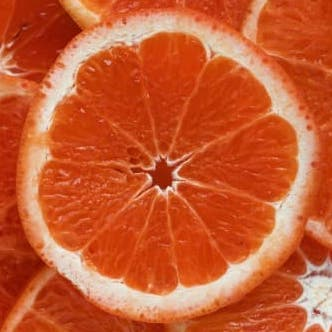
#> input picture TP1/Exercice2/test.jpg, 332 x 332 px
$ python programme1.py ../Exercice2/test.jpg
#> lines starting #> are read from the running program, lines starting #| are printed output that depends on the picture
import cv2 as cv
import sys

if len(sys.argv) != 2:
    sys.exit("Image path missing.")

img = cv.imread(cv.samples.findFile(sys.argv[1]))
#> img is the input picture: shape (332, 332, 3); mean B, G, R 49.1, 91.1, 200
if img is None:
    sys.exit("Could not read the image.")
dimensions = img.shape
#> dimensions = (332, 332, 3)
height = dimensions[0]
#> height = 332
width = dimensions[1]
#> width = 332
channels = dimensions[2]
#> channels = 3
print("Hauteur : ",height)
#| Hauteur :  332
print("Largeur : ",width)
#| Largeur :  332
print("Nombre de canaux : ",channels)
#| Nombre de canaux :  3
b,g,r = cv.split(img)
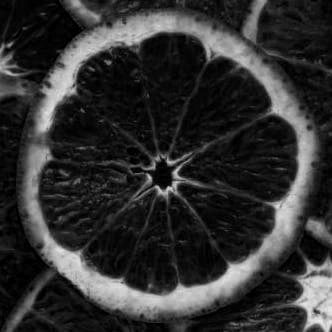
#> b: shape (332, 332); min 0, max 237, mean 49.1
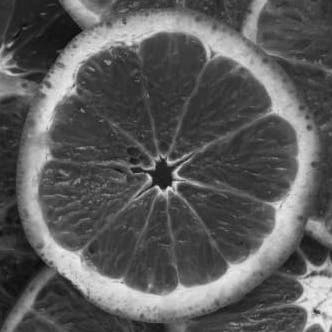
#> g: shape (332, 332); min 6, max 239, mean 91.1
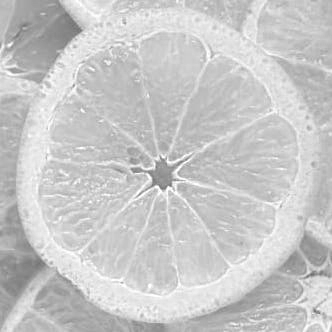
#> r: shape (332, 332); min 106, max 255, mean 200
grey_blue = cv.merge((b,b,b))
grey_green = cv.merge((g,g,g))
grey_red = cv.merge((r,r,r))
cv.imshow("Original Image", img)
cv.imshow("Grey from blue channel", grey_blue)
cv.imshow("Grey from green channel", grey_green)
cv.imshow("Grey from red channel", grey_red)

hsv = cv.cvtColor(img, cv.COLOR_BGR2HSV)
#> hsv: shape (332, 332, 3); mean H, S, V 9, 197, 200
h,s,v = cv.split(hsv)
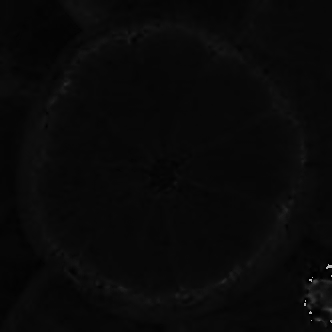
#> h: shape (332, 332); min 0, max 179, mean 9
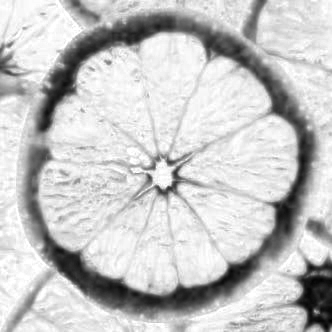
#> s: shape (332, 332); min 2, max 255, mean 197
grey_hue  = cv.merge((h,h,h))
#> grey_hue: shape (332, 332, 3); mean H, S, V 9, 9, 9
grey_saturation = cv.merge((s,s,s))
#> grey_saturation: shape (332, 332, 3); mean H, S, V 197, 197, 197
grey_value = cv.merge((v,v,v))
#> grey_value: shape (332, 332, 3); mean H, S, V 200, 200, 200
cv.imshow("Original HSV Image", hsv)
cv.imshow("Grey from hue channel", grey_hue)
cv.imshow("Grey from saturation channel", grey_saturation)
cv.imshow("Grey from value channel", grey_value)
cv.imwrite("grey_value.png",grey_value)
k = cv.waitKey(0)
#> (key Esc is pressed here)
